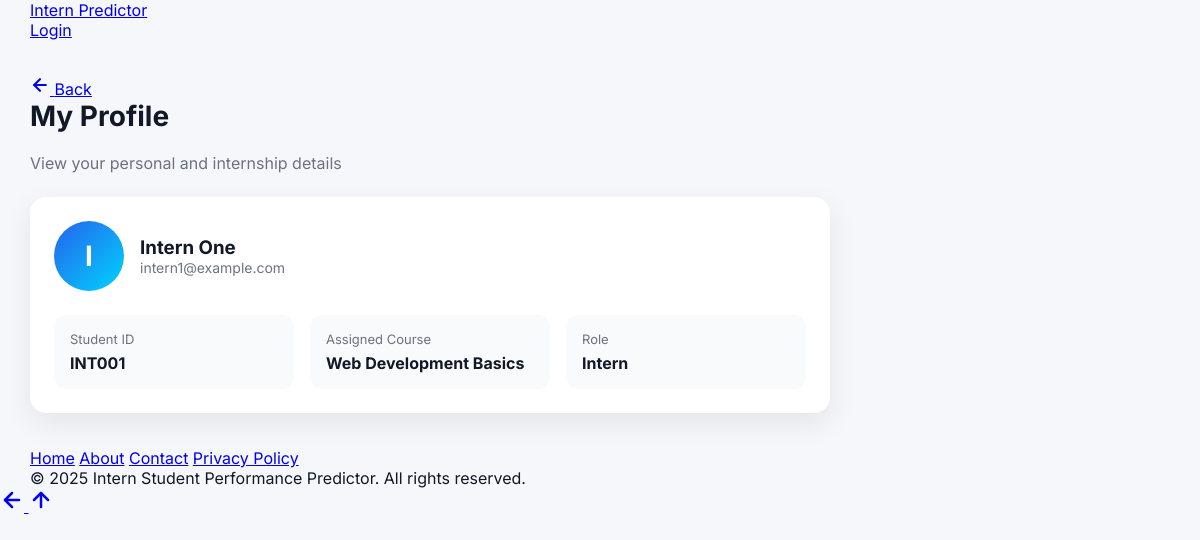
The app's page /student/profile (signed in) with its own data.
### tables this page shows
CREATE TABLE students (
        id INTEGER PRIMARY KEY AUTOINCREMENT,
        unique_student_id TEXT UNIQUE NOT NULL,
        name TEXT NOT NULL,
        email TEXT UNIQUE NOT NULL,
        course_id INTEGER,
        user_id INTEGER UNIQUE,

        -- NEW FIELDS
        internship_type TEXT,
        joining_date TEXT,
        ending_date TEXT,
        college_name TEXT,
        department TEXT,

        FOREIGN KEY (course_id) REFERENCES courses(id),
        FOREIGN KEY (user_id) REFERENCES users(id)
    );

CREATE TABLE courses (
            id INTEGER PRIMARY KEY AUTOINCREMENT,
            name TEXT UNIQUE NOT NULL,
            total_expected_tasks INTEGER DEFAULT 10 -- New: For course completion calculation
        );

### app.py (the view)
@app.route('/student/profile')
def intern_profile():
    if not is_intern_logged_in():
        return redirect(url_for('login'))
    conn = sqlite3.connect(DATABASE)
    cursor = conn.cursor()
    cursor.execute("SELECT s.unique_student_id, s.name, s.email, c.name FROM students s LEFT JOIN courses c ON s.course_id = c.id WHERE s.user_id = ?", (session['user_id'],))
    profile_data = cursor.fetchone()
    conn.close()
    student_profile = {}
    if profile_data:
        student_profile = {
            'unique_student_id': profile_data[0],
            'name': profile_data[1],
            'email': profile_data[2],
            'course': profile_data[3] if profile_data[3] else 'Not Assigned'
        }
    return render_template('intern_profile.html', username=session['username'], student_profile=student_profile)

### app.py (called while the page is built)
def is_intern_logged_in():
    return 'role' in session and session['role'] == 'intern'

### templates/intern_profile.html (shortened to what this page needs)
{% extends "base.html" %}
{% block content %}
<div class="profile-container">
    <h2 class="page-title">My Profile</h2>
    <p class="subtitle">View your personal and internship details</p>
    {% if student_profile %}
    <div class="profile-card">
        <div class="profile-header">
            <div class="avatar">
                {{ student_profile.name[0] }}
            </div>
            <div>
                <h3>{{ student_profile.name }}</h3>
                <p class="muted">{{ student_profile.email }}</p>
            </div>
        </div>
        <div class="profile-details">
            <div class="detail-item">
                <span>Student ID</span>
                <strong>{{ student_profile.unique_student_id }}</strong>
            </div>
            <div class="detail-item">
                <span>Assigned Course</span>
                <strong>{{ student_profile.course or "Not Assigned" }}</strong>
            </div>
            <div class="detail-item">
                <span>Role</span>
                <strong>Intern</strong>
            </div>
        </div>
    </div>
    {% else %}
        <p>No profile information available.</p>
    {% endif %}
</div>
{% endblock %}

### static/css/style.css (style rules this page uses)
:root { --bg-main: #f5f7fb; --bg-secondary: #ffffff; --card-bg: #ffffff; --border-color: #e5e7eb; --text-primary: #111827; --text-secondary: #6b7280; --primary: #2563eb; --primary-light: #3b82f6; --success: #10b981; --warning: #f59e0b; --danger: #ef4444; --purple: #8b5cf6; --teal: #14b8a6; --pink: #ec4899; --gray: #9ca3af; --radius-sm: 8px; --radius-md: 14px; --radius-lg: 20px; --shadow-sm: 0 4px 12px rgba(0,0,0,0.06); --shadow-md: 0 10px 30px rgba(0,0,0,0.08); --font-main: 'Inter', system-ui, sans-serif; }
* { margin: 0; padding: 0; box-sizing: border-box; }
body { font-family: var(--font-main); background: var(--bg-main); color: var(--text-primary); min-height: 100vh; }
.subtitle { margin-top: 6px; color: var(--text-secondary); }
.page-title { font-size: 26px; font-weight: 700; margin-bottom: 20px; }

### templates/intern_profile.html (style rules this page uses)
.profile-container { max-width: 800px; }
.page-title { font-size: 28px; font-weight: 700; }
.subtitle { color: #6b7280; margin-bottom: 24px; }
.profile-card { background: #ffffff; border-radius: 16px; padding: 24px; box-shadow: 0 10px 30px rgba(0,0,0,0.08); }
.profile-header { display: flex; align-items: center; gap: 16px; margin-bottom: 24px; }
.avatar { width: 70px; height: 70px; border-radius: 50%; background: linear-gradient(135deg, #2563eb, #00d4ff); color: white; font-size: 28px; font-weight: 700; display: flex; align-items: center; justify-content: center; }
.muted { color: #6b7280; font-size: 14px; }
.profile-details { display: grid; grid-template-columns: repeat(auto-fit, minmax(220px, 1fr)); gap: 16px; }
.detail-item { background: #f9fafb; border-radius: 12px; padding: 16px; }
.detail-item span { display: block; font-size: 13px; color: #6b7280; margin-bottom: 6px; }
.detail-item strong { font-size: 16px; color: #111827; }

### records on screen
students: name "I", name "Intern One", email "intern1@example.com", unique_student_id "INT001"
courses: name "Web Development Basics"
